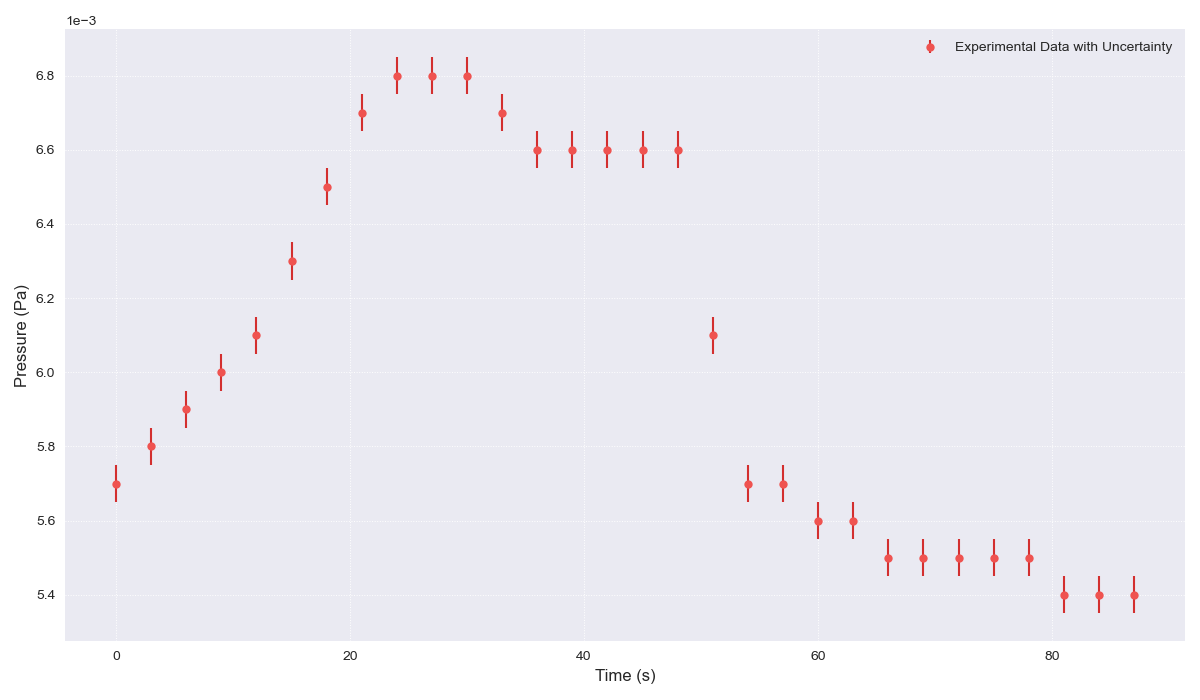

Here is the Python script that generated this plot:
import matplotlib.pyplot as plt
import numpy as np

# --- 绘图风格设置 ---
plt.style.use('seaborn-v0_8') # 使用带白色背景和网格的风格，更清晰

# --- 预蒸发实验数据 ---
# 从您提供的LaTeX表格中提取
time_s = np.array([
    0, 3, 6, 9, 12, 15, 18, 21, 24, 27, 30, 33, 36, 39, 42, 45, 48, 
    51, 54, 57, 60, 63, 66, 69, 72, 75, 78, 81, 84, 87
])
# 压强数据，单位已从 10^-3 Pa 转换为 Pa
pressure_pa = np.array([
    5.7, 5.8, 5.9, 6.0, 6.1, 6.3, 6.5, 6.7, 6.8, 6.8, 6.8, 6.7, 6.6, 6.6, 
    6.6, 6.6, 6.6, 6.1, 5.7, 5.7, 5.6, 5.6, 5.5, 5.5, 5.5, 5.5, 5.5, 5.4, 
    5.4, 5.4
]) * 1e-3

# --- 核心：估算测量误差 ---
# 您的数据记录到小数点后一位 (如5.7 x 10^-3 Pa)。
# 一个合理的误差估算是最小刻度的一半，即 0.05 x 10^-3 Pa。
# 这代表了仪器读数的不确定性。
pressure_error = 0.05 * 1e-3

# --- 绘图 ---
fig, ax = plt.subplots(figsize=(12, 7))

# 1. 绘制带误差棒的散点图
ax.errorbar(time_s, pressure_pa, yerr=pressure_error,
            fmt='o',             # 'o' 表示数据点是圆形
            color='#D32F2F',      # 数据点颜色
            ecolor='#D32F2F',     # 误差棒颜色
            elinewidth=1.5,      # 误差棒线宽
            capsize=4,           # 误差棒两端短横线的长度
            markersize=6,        # 数据点大小
            markeredgecolor='black',
            markerfacecolor='#EF5350',
            linewidth=0.5,
            label='Experimental Data with Uncertainty', 
            zorder=3)

# 2. (可选) 添加连接线以显示时间顺序
# 这条线不代表“拟合”，仅用于引导视


# --- 图表美化 ---
ax.set_xlabel('Time (s)', fontsize=12)
ax.set_ylabel('Pressure (Pa)', fontsize=12)

# 为了更清晰地展示微小变化，Y轴不再使用对数刻度，而是自动缩放到数据范围
# ax.set_yscale('log') # 在这个数据量级下，线性刻度更佳

# 调整Y轴的格式，以科学记数法显示
ax.ticklabel_format(style='sci', axis='y', scilimits=(0,0))

ax.legend()
ax.grid(True, which="major", linestyle=':', linewidth=0.7)

# 自动调整坐标轴范围
ax.autoscale(enable=True, axis='both', tight=True)
ax.margins(0.05)

plt.tight_layout()
plt.show()
